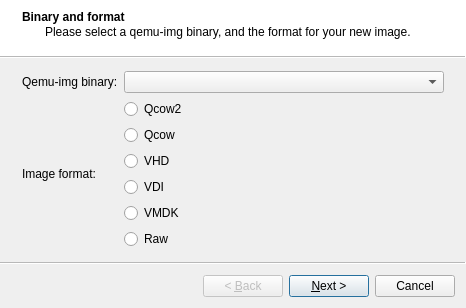
<?xml version="1.0" encoding="UTF-8"?>
<ui version="4.0">
 <class>QemuImageWizard</class>
 <widget class="QWizard" name="QemuImageWizard">
  <property name="geometry">
   <rect>
    <x>0</x>
    <y>0</y>
    <width>466</width>
    <height>297</height>
   </rect>
  </property>
  <property name="windowTitle">
   <string>Qemu image creator</string>
  </property>
  <property name="modal">
   <bool>true</bool>
  </property>
  <property name="wizardStyle">
   <enum>QWizard::ModernStyle</enum>
  </property>
  <widget class="QWizardPage" name="uiBinaryWizardPage">
   <property name="title">
    <string>Binary and format</string>
   </property>
   <property name="subTitle">
    <string>Please select a qemu-img binary, and the format for your new image.</string>
   </property>
   <layout class="QGridLayout" name="gridLayout">
    <item row="0" column="0">
     <widget class="QLabel" name="uiBinaryLabel">
      <property name="text">
       <string>Qemu-img binary:</string>
      </property>
     </widget>
    </item>
    <item row="0" column="1">
     <widget class="QComboBox" name="uiBinaryComboBox">
      <property name="sizePolicy">
       <sizepolicy hsizetype="Expanding" vsizetype="Fixed">
        <horstretch>0</horstretch>
        <verstretch>0</verstretch>
       </sizepolicy>
      </property>
     </widget>
    </item>
    <item row="1" column="0">
     <widget class="QLabel" name="uiFormatLabel">
      <property name="text">
       <string>Image format:</string>
      </property>
     </widget>
    </item>
    <item row="1" column="1">
     <layout class="QVBoxLayout" name="verticalLayout_3">
      <item>
       <widget class="QRadioButton" name="uiFormatQcow2Radio">
        <property name="toolTip">
         <string>Qcow2 is the current Qemu format, supporting many special features.</string>
        </property>
        <property name="text">
         <string notr="true">Qcow2</string>
        </property>
        <attribute name="buttonGroup">
         <string notr="true">uiFormatRadios</string>
        </attribute>
       </widget>
      </item>
      <item>
       <widget class="QRadioButton" name="uiFormatQcowRadio">
        <property name="toolTip">
         <string>Qcow is a legacy Qemu format that is also supported by VirtualBox.</string>
        </property>
        <property name="text">
         <string notr="true">Qcow</string>
        </property>
        <attribute name="buttonGroup">
         <string notr="true">uiFormatRadios</string>
        </attribute>
       </widget>
      </item>
      <item>
       <widget class="QRadioButton" name="uiFormatVhdRadio">
        <property name="toolTip">
         <string>VHD is the format used by Microsoft VirtualPC, and is also supported by Qemu and VirtualBox.
On Windows 7 and above, it can be mounted on the host PC.</string>
        </property>
        <property name="text">
         <string notr="true">VHD</string>
        </property>
        <attribute name="buttonGroup">
         <string notr="true">uiFormatRadios</string>
        </attribute>
       </widget>
      </item>
      <item>
       <widget class="QRadioButton" name="uiFormatVdiRadio">
        <property name="toolTip">
         <string>VDI is the native format of VirtualBox</string>
        </property>
        <property name="text">
         <string notr="true">VDI</string>
        </property>
        <attribute name="buttonGroup">
         <string notr="true">uiFormatRadios</string>
        </attribute>
       </widget>
      </item>
      <item>
       <widget class="QRadioButton" name="uiFormatVmdkRadio">
        <property name="toolTip">
         <string>VMDK is the native format for VMware and is also supported by Qemu and VirtualBox.</string>
        </property>
        <property name="text">
         <string notr="true">VMDK</string>
        </property>
        <attribute name="buttonGroup">
         <string notr="true">uiFormatRadios</string>
        </attribute>
       </widget>
      </item>
      <item>
       <widget class="QRadioButton" name="uiFormatRawRadio">
        <property name="toolTip">
         <string>Raw image files represent the actual data on the image, with zero special features.
It can easily be converted to various other formats by various utilities, making it the most portable format.</string>
        </property>
        <property name="text">
         <string>Raw</string>
        </property>
        <attribute name="buttonGroup">
         <string notr="true">uiFormatRadios</string>
        </attribute>
       </widget>
      </item>
     </layout>
    </item>
   </layout>
  </widget>
  <widget class="QWizardPage" name="uiQcow2OptionsWizardPage">
   <property name="title">
    <string>Qcow2 options</string>
   </property>
   <layout class="QVBoxLayout" name="verticalLayout_2">
    <item>
     <widget class="QGroupBox" name="uiSizeOptionsGroupBox">
      <property name="title">
       <string>Size options</string>
      </property>
      <layout class="QGridLayout" name="gridLayout_3">
       <item row="0" column="0">
        <widget class="QLabel" name="uiPreallocationLabel">
         <property name="text">
          <string>Preallocation:</string>
         </property>
        </widget>
       </item>
       <item row="0" column="1">
        <layout class="QHBoxLayout" name="horizontalLayout_9">
         <item>
          <widget class="QRadioButton" name="uiQcow2PreallocationOffRadio">
           <property name="toolTip">
            <string>The file only takes as much space from the host as needed. The VM will still see the full capacity you specify.</string>
           </property>
           <property name="text">
            <string>off</string>
           </property>
           <attribute name="buttonGroup">
            <string notr="true">uiQcow2PreallocationRadios</string>
           </attribute>
          </widget>
         </item>
         <item>
          <widget class="QRadioButton" name="uiQcow2PreallocationMetadataRadio">
           <property name="toolTip">
            <string>Same as &quot;off&quot;, but preallocates enough space to hold any potenial metadata for the HDD.
This improves performance when the image file needs to grow.</string>
           </property>
           <property name="text">
            <string>metadata</string>
           </property>
           <attribute name="buttonGroup">
            <string notr="true">uiQcow2PreallocationRadios</string>
           </attribute>
          </widget>
         </item>
         <item>
          <widget class="QRadioButton" name="uiQcow2PreallocationFallocRadio">
           <property name="toolTip">
            <string>Same as &quot;full&quot;, but uses C's posix_fallocate() if available on the host, instead of zero filling the file.</string>
           </property>
           <property name="text">
            <string>falloc</string>
           </property>
           <attribute name="buttonGroup">
            <string notr="true">uiQcow2PreallocationRadios</string>
           </attribute>
          </widget>
         </item>
         <item>
          <widget class="QRadioButton" name="uiQcow2PreallocationFullRadio">
           <property name="toolTip">
            <string>The file will start off at the full size you specify.
Free space will be zero filled.</string>
           </property>
           <property name="text">
            <string>full</string>
           </property>
           <attribute name="buttonGroup">
            <string notr="true">uiQcow2PreallocationRadios</string>
           </attribute>
          </widget>
         </item>
        </layout>
       </item>
       <item row="1" column="0">
        <widget class="QLabel" name="uiClusterSizeLabel">
         <property name="text">
          <string>Cluster size:</string>
         </property>
        </widget>
       </item>
       <item row="1" column="1">
        <widget class="QComboBox" name="uiQcow2ClusterSizeComboBox">
         <property name="sizePolicy">
          <sizepolicy hsizetype="Expanding" vsizetype="Fixed">
           <horstretch>0</horstretch>
           <verstretch>0</verstretch>
          </sizepolicy>
         </property>
         <item>
          <property name="text">
           <string>&lt;default&gt;</string>
          </property>
         </item>
         <item>
          <property name="text">
           <string>512</string>
          </property>
         </item>
         <item>
          <property name="text">
           <string>1k</string>
          </property>
         </item>
         <item>
          <property name="text">
           <string>2k</string>
          </property>
         </item>
         <item>
          <property name="text">
           <string>4k</string>
          </property>
         </item>
         <item>
          <property name="text">
           <string>8k</string>
          </property>
         </item>
         <item>
          <property name="text">
           <string>16k</string>
          </property>
         </item>
         <item>
          <property name="text">
           <string>32k</string>
          </property>
         </item>
         <item>
          <property name="text">
           <string>64k</string>
          </property>
         </item>
         <item>
          <property name="text">
           <string>128k</string>
          </property>
         </item>
         <item>
          <property name="text">
           <string>256k</string>
          </property>
         </item>
         <item>
          <property name="text">
           <string>512k</string>
          </property>
         </item>
         <item>
          <property name="text">
           <string>1024k</string>
          </property>
         </item>
         <item>
          <property name="text">
           <string>2048k</string>
          </property>
         </item>
        </widget>
       </item>
      </layout>
     </widget>
    </item>
    <item>
     <widget class="QGroupBox" name="uiRefcountsGroupBox">
      <property name="title">
       <string>Refcounts</string>
      </property>
      <layout class="QGridLayout" name="gridLayout_2">
       <item row="1" column="0">
        <widget class="QLabel" name="uiRefcountEntrySizeLabel">
         <property name="text">
          <string>Refcount entry size:</string>
         </property>
        </widget>
       </item>
       <item row="1" column="1">
        <widget class="QComboBox" name="uiRefcountEntrySizeComboBox">
         <property name="sizePolicy">
          <sizepolicy hsizetype="Expanding" vsizetype="Fixed">
           <horstretch>0</horstretch>
           <verstretch>0</verstretch>
          </sizepolicy>
         </property>
         <item>
          <property name="text">
           <string>&lt;default&gt;</string>
          </property>
         </item>
         <item>
          <property name="text">
           <string>1</string>
          </property>
         </item>
         <item>
          <property name="text">
           <string>2</string>
          </property>
         </item>
         <item>
          <property name="text">
           <string>4</string>
          </property>
         </item>
         <item>
          <property name="text">
           <string>8</string>
          </property>
         </item>
         <item>
          <property name="text">
           <string>16</string>
          </property>
         </item>
         <item>
          <property name="text">
           <string>32</string>
          </property>
         </item>
         <item>
          <property name="text">
           <string>64</string>
          </property>
         </item>
        </widget>
       </item>
       <item row="0" column="0">
        <widget class="QCheckBox" name="uiLazyRefcountsCheckBox">
         <property name="text">
          <string>Lazy refcounts</string>
         </property>
         <property name="tristate">
          <bool>false</bool>
         </property>
        </widget>
       </item>
      </layout>
     </widget>
    </item>
   </layout>
  </widget>
  <widget class="QWizardPage" name="uiVhdOptionsWizardPage">
   <property name="title">
    <string>VHD options</string>
   </property>
   <layout class="QVBoxLayout" name="verticalLayout_4">
    <item>
     <widget class="QGroupBox" name="uiVhdFileSizeModeGroupBox">
      <property name="title">
       <string>Image file sizing mode</string>
      </property>
      <layout class="QHBoxLayout" name="horizontalLayout_2">
       <item>
        <widget class="QRadioButton" name="uiVhdFileSizeModeDynamicRadio">
         <property name="toolTip">
          <string>The file only takes as much space from the host as needed. The VM will still see the full capacity you specify.</string>
         </property>
         <property name="text">
          <string>Dynamic</string>
         </property>
         <attribute name="buttonGroup">
          <string notr="true">uiVhdSizeModeRadios</string>
         </attribute>
        </widget>
       </item>
       <item>
        <widget class="QRadioButton" name="uiVhdFileSizeModeFixedRadio">
         <property name="toolTip">
          <string>The file will start off at the full size you specify.</string>
         </property>
         <property name="text">
          <string>Fixed</string>
         </property>
         <attribute name="buttonGroup">
          <string notr="true">uiVhdSizeModeRadios</string>
         </attribute>
        </widget>
       </item>
      </layout>
     </widget>
    </item>
   </layout>
  </widget>
  <widget class="QWizardPage" name="uiVdiOptionsWizardPage">
   <property name="title">
    <string>VDI options</string>
   </property>
   <layout class="QVBoxLayout" name="verticalLayout_5">
    <item>
     <widget class="QGroupBox" name="uiVdiFileSizeModeGroupBox">
      <property name="title">
       <string>Image file sizing mode</string>
      </property>
      <layout class="QHBoxLayout" name="horizontalLayout_3">
       <item>
        <widget class="QRadioButton" name="uiVdiFileSizeModeDynamicRadio">
         <property name="toolTip">
          <string>The file only takes as much space from the host as needed. The VM will still see the full capacity you specify.</string>
         </property>
         <property name="text">
          <string>Dynamic</string>
         </property>
         <attribute name="buttonGroup">
          <string notr="true">uiVdiSizeModeRadios</string>
         </attribute>
        </widget>
       </item>
       <item>
        <widget class="QRadioButton" name="uiVdiFileSizeModeFixedRadio">
         <property name="toolTip">
          <string>The file will start off at the full size you specify.</string>
         </property>
         <property name="text">
          <string>Fixed</string>
         </property>
         <attribute name="buttonGroup">
          <string notr="true">uiVdiSizeModeRadios</string>
         </attribute>
        </widget>
       </item>
      </layout>
     </widget>
    </item>
   </layout>
  </widget>
  <widget class="QWizardPage" name="uiVmdkOptionsWizardPage">
   <property name="title">
    <string>VMDK options</string>
   </property>
   <layout class="QVBoxLayout" name="verticalLayout_6">
    <item>
     <widget class="QGroupBox" name="uiVmdkAdapterTypeGroupBox">
      <property name="title">
       <string>Adapter type</string>
      </property>
      <layout class="QHBoxLayout" name="horizontalLayout_4">
       <item>
        <widget class="QRadioButton" name="uiVmdkAdapterTypeIdeRadio">
         <property name="text">
          <string>IDE</string>
         </property>
         <attribute name="buttonGroup">
          <string notr="true">uiVmdkAdapterRadios</string>
         </attribute>
        </widget>
       </item>
       <item>
        <widget class="QRadioButton" name="uiVmdkAdapterTypeLsiRadio">
         <property name="text">
          <string>LSI Logic</string>
         </property>
         <attribute name="buttonGroup">
          <string notr="true">uiVmdkAdapterRadios</string>
         </attribute>
        </widget>
       </item>
       <item>
        <widget class="QRadioButton" name="uiVmdkAdapterTypeBusRadio">
         <property name="text">
          <string>BusLogic</string>
         </property>
         <attribute name="buttonGroup">
          <string notr="true">uiVmdkAdapterRadios</string>
         </attribute>
        </widget>
       </item>
       <item>
        <widget class="QRadioButton" name="uiVmdkAdapterTypeEsxRadio">
         <property name="text">
          <string>Legacy (ESX)</string>
         </property>
         <attribute name="buttonGroup">
          <string notr="true">uiVmdkAdapterRadios</string>
         </attribute>
        </widget>
       </item>
      </layout>
     </widget>
    </item>
    <item>
     <widget class="QGroupBox" name="uiVmdkFileSizeModeGroupBox">
      <property name="title">
       <string>Image file sizing mode</string>
      </property>
      <layout class="QHBoxLayout" name="horizontalLayout_5">
       <item>
        <widget class="QRadioButton" name="uiVmdkFileSizeModeSparseRadio">
         <property name="toolTip">
          <string>The file only takes as much space from the host as needed. The VM will still see the full capacity you specify.</string>
         </property>
         <property name="text">
          <string>Sparse</string>
         </property>
         <attribute name="buttonGroup">
          <string notr="true">uiVmdkSizeModeRadios</string>
         </attribute>
        </widget>
       </item>
       <item>
        <widget class="QRadioButton" name="uiVmdkFileSizeModeFlatRadio">
         <property name="toolTip">
          <string>The file will start off at the full size you specify.</string>
         </property>
         <property name="text">
          <string>Flat</string>
         </property>
         <attribute name="buttonGroup">
          <string notr="true">uiVmdkSizeModeRadios</string>
         </attribute>
        </widget>
       </item>
      </layout>
     </widget>
    </item>
    <item>
     <widget class="QGroupBox" name="uiVmdkMiscGroupBox">
      <property name="title">
       <string>Misc</string>
      </property>
      <layout class="QHBoxLayout" name="horizontalLayout_6">
       <item>
        <widget class="QCheckBox" name="uiVmdkStreamOptimizedCheckBox">
         <property name="text">
          <string>Stream optimized</string>
         </property>
        </widget>
       </item>
       <item>
        <widget class="QCheckBox" name="uiVmdkSplit2gCheckBox">
         <property name="text">
          <string>Split every 2 GiB</string>
         </property>
        </widget>
       </item>
       <item>
        <widget class="QCheckBox" name="uiVmdkZeroedGrainCheckBox">
         <property name="text">
          <string>Zeroed grain</string>
         </property>
        </widget>
       </item>
      </layout>
     </widget>
    </item>
   </layout>
  </widget>
  <widget class="QWizardPage" name="uiSizeAndLocationWizardPage">
   <property name="title">
    <string>Size and location</string>
   </property>
   <layout class="QGridLayout" name="gridLayout_4">
    <item row="0" column="0">
     <widget class="QLabel" name="uiLocationLabel">
      <property name="text">
       <string>File location:</string>
      </property>
     </widget>
    </item>
    <item row="1" column="0">
     <widget class="QLabel" name="uiSizeLabel">
      <property name="text">
       <string>Disk size:</string>
      </property>
     </widget>
    </item>
    <item row="0" column="1">
     <layout class="QHBoxLayout" name="horizontalLayout">
      <item>
       <widget class="QLineEdit" name="uiLocationLineEdit"/>
      </item>
      <item>
       <widget class="QToolButton" name="uiLocationBrowseToolButton">
        <property name="text">
         <string>Browse</string>
        </property>
       </widget>
      </item>
     </layout>
    </item>
    <item row="1" column="1">
     <layout class="QHBoxLayout" name="horizontalLayout_7">
      <item>
       <widget class="QSlider" name="uiSizeSlider">
        <property name="maximum">
         <number>2000000</number>
        </property>
        <property name="singleStep">
         <number>1000</number>
        </property>
        <property name="pageStep">
         <number>10000</number>
        </property>
        <property name="value">
         <number>30000</number>
        </property>
        <property name="orientation">
         <enum>Qt::Horizontal</enum>
        </property>
        <property name="tickPosition">
         <enum>QSlider::TicksBothSides</enum>
        </property>
        <property name="tickInterval">
         <number>100000</number>
        </property>
       </widget>
      </item>
      <item>
       <widget class="QSpinBox" name="uiSizeSpinBox">
        <property name="buttonSymbols">
         <enum>QAbstractSpinBox::UpDownArrows</enum>
        </property>
        <property name="showGroupSeparator" stdset="0">
         <bool>true</bool>
        </property>
        <property name="suffix">
         <string> MiB</string>
        </property>
        <property name="maximum">
         <number>2000000</number>
        </property>
        <property name="singleStep">
         <number>1000</number>
        </property>
        <property name="value">
         <number>30000</number>
        </property>
       </widget>
      </item>
     </layout>
    </item>
   </layout>
  </widget>
 </widget>
 <resources/>
 <connections>
  <connection>
   <sender>uiSizeSlider</sender>
   <signal>valueChanged(int)</signal>
   <receiver>uiSizeSpinBox</receiver>
   <slot>setValue(int)</slot>
   <hints>
    <hint type="sourcelabel">
     <x>242</x>
     <y>161</y>
    </hint>
    <hint type="destinationlabel">
     <x>436</x>
     <y>166</y>
    </hint>
   </hints>
  </connection>
  <connection>
   <sender>uiSizeSpinBox</sender>
   <signal>valueChanged(int)</signal>
   <receiver>uiSizeSlider</receiver>
   <slot>setValue(int)</slot>
   <hints>
    <hint type="sourcelabel">
     <x>436</x>
     <y>166</y>
    </hint>
    <hint type="destinationlabel">
     <x>239</x>
     <y>166</y>
    </hint>
   </hints>
  </connection>
  <connection>
   <sender>uiVmdkStreamOptimizedCheckBox</sender>
   <signal>toggled(bool)</signal>
   <receiver>uiVmdkFileSizeModeFlatRadio</receiver>
   <slot>setDisabled(bool)</slot>
   <hints>
    <hint type="sourcelabel">
     <x>89</x>
     <y>265</y>
    </hint>
    <hint type="destinationlabel">
     <x>270</x>
     <y>209</y>
    </hint>
   </hints>
  </connection>
  <connection>
   <sender>uiVmdkStreamOptimizedCheckBox</sender>
   <signal>toggled(bool)</signal>
   <receiver>uiVmdkSplit2gCheckBox</receiver>
   <slot>setDisabled(bool)</slot>
   <hints>
    <hint type="sourcelabel">
     <x>89</x>
     <y>265</y>
    </hint>
    <hint type="destinationlabel">
     <x>198</x>
     <y>265</y>
    </hint>
   </hints>
  </connection>
 </connections>
 <buttongroups>
  <buttongroup name="uiVmdkAdapterRadios"/>
  <buttongroup name="uiFormatRadios"/>
  <buttongroup name="uiVmdkSizeModeRadios"/>
  <buttongroup name="uiVhdSizeModeRadios"/>
  <buttongroup name="uiQcow2PreallocationRadios"/>
  <buttongroup name="uiVdiSizeModeRadios"/>
 </buttongroups>
</ui>
